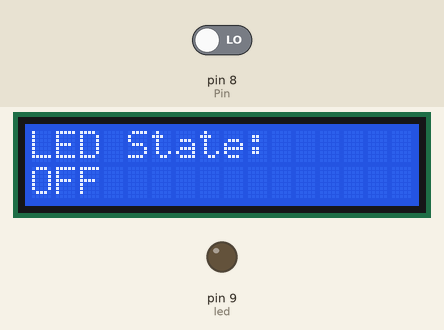
The sketch below on a simulated Arduino Uno, built with avr-gcc and run on an emulated ATmega328P. Shown: 16×2 character LCD, output pins drawn as LEDs (lit = HIGH). The test bench sets the inputs (shaded band); at power-on: pin 8 (Pin) LOW.

Above: at 1.2 s.
1.3 s: pin 8 (Pin) driven HIGH
At 2.7 s:
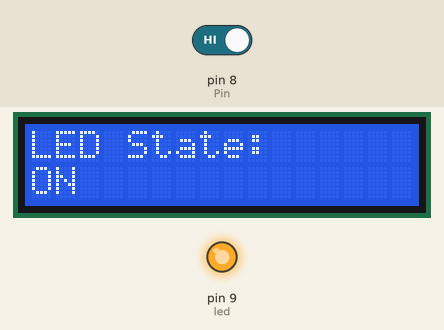
Timing chart, 0 to 4.3 s (numbered marks = the images above; inputs shaded):
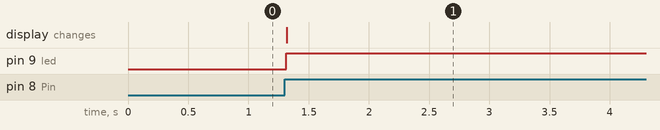

Measured:
- after the input at 1.3 s, pin 9 (led): LOW → HIGH at once; the display: changes at once (image 1)

The sketch:

LedStateToggle.ino
```cpp
#include <LiquidCrystal.h>
LiquidCrystal lcd(12, 11, 5, 4, 3, 2);
const int Pin = 8;
const int led = 9;

bool ledState = false;
bool lastButtonState = false;

void setup() {
  pinMode(Pin, INPUT);

  pinMode(led, OUTPUT);

  lcd.begin(16, 2);

  lcd.setCursor(0, 0);
  lcd.print("LED State:");
  lcd.setCursor(0, 1);
  lcd.print("OFF");
}

void loop() {

  bool currentButtonState = digitalRead(Pin);

  if (currentButtonState && !lastButtonState) {
    ledState = !ledState;
    digitalWrite(led, ledState ? HIGH : LOW);

    lcd.setCursor(0, 1);
    if (ledState) {
      lcd.print("ON            ");
    } else {
      lcd.print("OFF           ");
    }
  }

  lastButtonState = currentButtonState;

  delay(50);
}
```
